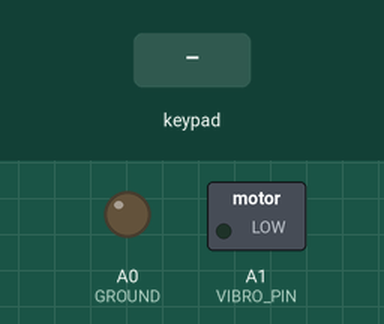
The sketch below on a simulated Arduino Uno, built with avr-gcc and run on an emulated ATmega328P. On the bench: switched loads named in the sketch (green lamp = pin HIGH), output pins drawn as LEDs (lit = HIGH). Dashed ring = blinking. The inputs (shaded band) are chosen by the test bench. No radio packets arrive unless stated; what the sketch prints to the serial monitor is not drawn.

Above: at 4.2 s.
4.3 s: key 'e' pressed
At 4.46 s:
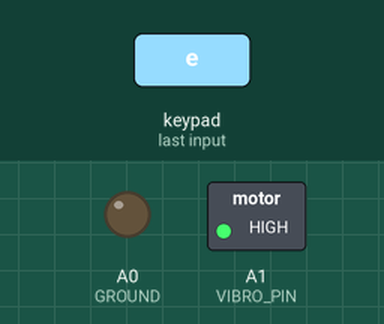
7.3 s: keypad keys 3 4 5 6 pressed 0.4 s apart
At 7.75 s:
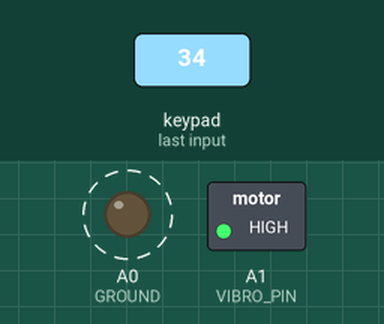
Timing chart, 0 to 10.3 s (numbered marks = the images above; inputs shaded):
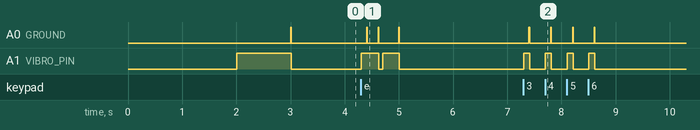

Measured:
- after the input at 4.3 s, A0 (GROUND): goes HIGH 0.01 s, LOW 0.20 s, HIGH 0.01 s, LOW 0.37 s, HIGH 0.01 s, then LOW, starting after 0.11 s; A1 (VIBRO_PIN): alternates HIGH for 0.32 s and LOW for 0.07 s, 4 changes in all, then stays LOW, starting at once
- after the input at 7.3 s, A0 (GROUND): alternates HIGH for 0.01 s and LOW for 0.39 s, 8 changes in all, then stays LOW, starting after 0.10 s; A1 (VIBRO_PIN): alternates HIGH for 0.11 s and LOW for 0.29 s, 8 changes in all, then stays LOW, starting at once

The sketch:

transmitor.ino
```cpp
#include <SPI.h>
#include <nRF24L01.h>
#include <RF24.h>
#include <Keypad.h>
RF24 radio(10, 9); const uint32_t pipe = 123456789;

#define TYPE_INPUT 1

#define VIBRO_PIN A1
#define GROUND A0
#define STANDART 100
#define DEL 50
#define CLEAR 100
#define SEND 200
#define ERR 150

const byte ROWS = 4;
const byte COLS = 4;
char keys[ROWS][COLS] = {
    {'1', '2', '3', 's'},
    {'4', '5', '6', 's'},
    {'7', '8', '9', 'e'},
    {'d', '0', 'c', 'r'}};
byte rowPins[ROWS] = {3, 4, 5, 6}; //connect to the row pinouts of the keypad
byte colPins[COLS] = {A2, A3, 8, 7}; //connect to the column pinouts of the keypad
Keypad keypad = Keypad(makeKeymap(keys), rowPins, colPins, ROWS, COLS);

char real_number[6] = {0};
char write_number[5] = {0};
int pos = 0;

void vibro(int ml, int repit = 0)
{
    digitalWrite(VIBRO_PIN, HIGH);
    delay(ml);
    digitalWrite(GROUND, HIGH);
    delay(10);
    digitalWrite(VIBRO_PIN, LOW);
    digitalWrite(GROUND, LOW);
    for (int i = 0; i < repit; i++)
    {
        delay(70);
        digitalWrite(VIBRO_PIN, HIGH);
        delay(ml + STANDART);
        digitalWrite(GROUND, HIGH);
        delay(10);
        digitalWrite(VIBRO_PIN, LOW);
        digitalWrite(GROUND, LOW);
    }
}

void update_number()
{
    char key = keypad.getKey();
    if (key != NO_KEY)
    {
        vibro(STANDART);
        switch (key)
        {
        case 'r':
            if (pos)
            {
                pos = 0;
                for (int i = 0; i < 5; i++)
                {
                    real_number[i] = write_number[i];
                    write_number[i] = 0;
                }
                real_number[5] = 1;
                vibro(SEND, 1);
            }
            else
                vibro(ERR, 2);
            break;
        case 's':
            if (pos)
            {
                pos = 0;
                for (int i = 0; i < 5; i++)
                {
                    real_number[i] = write_number[i];
                    write_number[i] = 0;
                }
                real_number[5] = 0;
                vibro(SEND, 1);
            }
            else
                vibro(ERR, 2);
            break;
        case 'd':
            write_number[max(0, pos - 1)] = 0;
            pos = max(pos - 1, 0);
            vibro(DEL);
            break;
        case 'c':
            pos = 0;
            for (int i = 0; i < 5; i++)
                write_number[i] = 0;
            vibro(CLEAR);
            break;
        case 'e':
            pos = 0;
            for (int i = 0; i < 5; i++){
                write_number[i] = 0;
                real_number[i] = 0;
            }
            vibro(SEND, 1);
            break;
        case '0':
        case '1':
        case '2':
        case '3':
        case '4':
        case '5':
        case '6':
        case '7':
        case '8':
        case '9':
            if (pos == 0 && key == '0') ;
            else if (pos != 5)
            {
                write_number[pos] = key;
                pos++;
            }
            else
                vibro(ERR, 2);
        }
    }
}

void send_number()
{
    radio.write(&real_number, sizeof(real_number));
}

void setup()
{
    pinMode(VIBRO_PIN, OUTPUT);
    pinMode(GROUND, OUTPUT);
    digitalWrite(GROUND, 0);

    Serial.begin(9600);
    radio.begin();
    delay(2000);
    radio.setDataRate(RF24_1MBPS);
    radio.setCRCLength(RF24_CRC_8);
    radio.setPALevel(RF24_PA_MAX);

    radio.setChannel(5);
    radio.setAutoAck(false);
    radio.powerUp();
    radio.openWritingPipe(pipe);
    vibro(1000);
}

void loop()
{
    update_number();
    for (int i = 0; i < 5 && write_number[i] != 0; i++){
        Serial.print(write_number[i]);
        Serial.print("\n");
    }
    send_number();
    delay(1);
}
```
